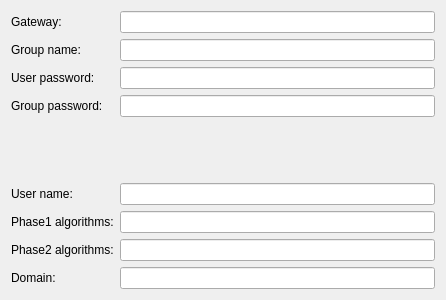
<?xml version="1.0" encoding="UTF-8"?>
<ui version="4.0">
 <class>LibreswanWidget</class>
 <widget class="QWidget" name="LibreswanWidget">
  <property name="geometry">
   <rect>
    <x>0</x>
    <y>0</y>
    <width>446</width>
    <height>300</height>
   </rect>
  </property>
  <layout class="QFormLayout" name="formLayout">
   <property name="verticalSpacing">
    <number>6</number>
   </property>
   <item row="0" column="0">
    <widget class="QLabel" name="label">
     <property name="text">
      <string>Gateway:</string>
     </property>
    </widget>
   </item>
   <item row="0" column="1">
    <widget class="QLineEdit" name="gateway"/>
   </item>
   <item row="1" column="0">
    <widget class="QLabel" name="label_2">
     <property name="text">
      <string>Group name:</string>
     </property>
    </widget>
   </item>
   <item row="1" column="1">
    <widget class="QLineEdit" name="groupname"/>
   </item>
   <item row="2" column="0">
    <widget class="QLabel" name="label_4">
     <property name="text">
      <string>User password:</string>
     </property>
    </widget>
   </item>
   <item row="2" column="1">
    <layout class="QHBoxLayout" name="horizontalLayout">
     <item>
      <widget class="PasswordField" name="userPassword">
       <property name="passwordModeEnabled" stdset="0">
        <bool>true</bool>
       </property>
      </widget>
     </item>
    </layout>
   </item>
   <item row="3" column="0">
    <widget class="QLabel" name="label_5">
     <property name="text">
      <string>Group password:</string>
     </property>
    </widget>
   </item>
   <item row="3" column="1">
    <layout class="QHBoxLayout" name="horizontalLayout_2">
     <item>
      <widget class="PasswordField" name="groupPassword">
       <property name="passwordModeEnabled" stdset="0">
        <bool>true</bool>
       </property>
      </widget>
     </item>
    </layout>
   </item>
   <item row="4" column="1">
    <spacer name="verticalSpacer">
     <property name="orientation">
      <enum>Qt::Vertical</enum>
     </property>
     <property name="sizeHint" stdset="0">
      <size>
       <width>20</width>
       <height>28</height>
      </size>
     </property>
    </spacer>
   </item>
   <item row="5" column="0">
    <widget class="QLabel" name="label_3">
     <property name="text">
      <string>User name:</string>
     </property>
    </widget>
   </item>
   <item row="5" column="1">
    <widget class="QLineEdit" name="username"/>
   </item>
   <item row="6" column="0">
    <widget class="QLabel" name="label_6">
     <property name="text">
      <string>Phase1 algorithms:</string>
     </property>
    </widget>
   </item>
   <item row="6" column="1">
    <widget class="QLineEdit" name="phase1"/>
   </item>
   <item row="7" column="0">
    <widget class="QLabel" name="label_7">
     <property name="text">
      <string>Phase2 algorithms:</string>
     </property>
    </widget>
   </item>
   <item row="7" column="1">
    <widget class="QLineEdit" name="phase2"/>
   </item>
   <item row="8" column="0">
    <widget class="QLabel" name="label_8">
     <property name="text">
      <string>Domain:</string>
     </property>
    </widget>
   </item>
   <item row="8" column="1">
    <widget class="QLineEdit" name="domain"/>
   </item>
  </layout>
 </widget>
 <customwidgets>
  <customwidget>
   <class>PasswordField</class>
   <extends>QLineEdit</extends>
   <header>passwordfield.h</header>
  </customwidget>
 </customwidgets>
 <tabstops>
  <tabstop>gateway</tabstop>
  <tabstop>groupname</tabstop>
  <tabstop>userPassword</tabstop>
  <tabstop>groupPassword</tabstop>
  <tabstop>username</tabstop>
  <tabstop>phase1</tabstop>
  <tabstop>phase2</tabstop>
  <tabstop>domain</tabstop>
 </tabstops>
 <resources/>
 <connections/>
</ui>
